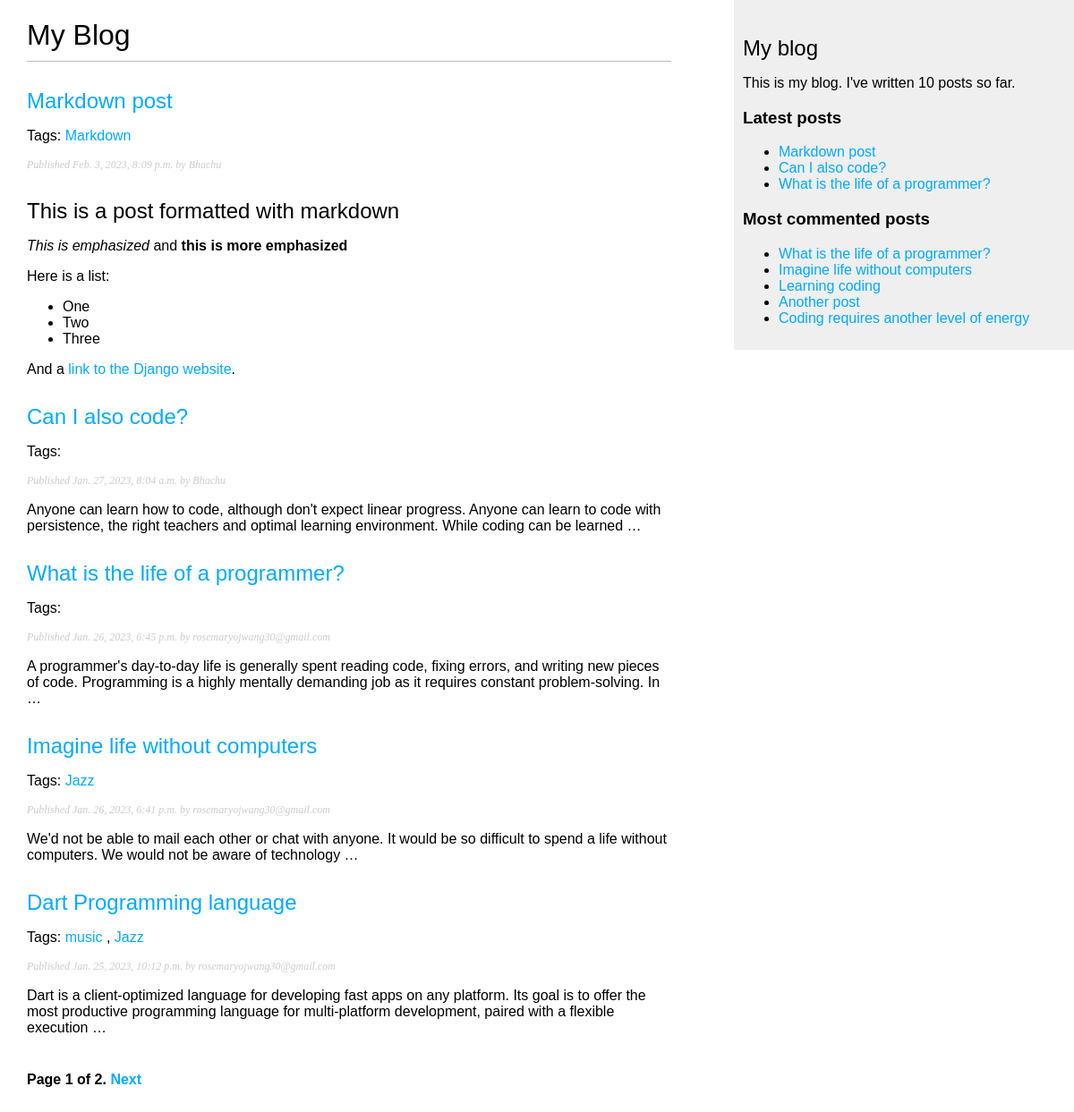
Screenshot of /blog/ with the database file from the repository.
### blog/models.py (models this page shows, shortened)
class Post(models.Model):
    class Status(models.TextChoices):
        DRAFT = 'DF', 'Draft'
        PUBLISHED = 'PB', 'Published'
    title = models.CharField(max_length = 250)
    slug = models.SlugField(max_length = 250,
                            unique_for_date='publish')
    author = models.ForeignKey(User,
                               on_delete=models.CASCADE,
                               related_name='blog_posts')
    body = models.TextField()
    publish = models.DateTimeField(default=timezone.now)
    created = models.DateTimeField(auto_now_add=True)
    updated = models.DateTimeField(auto_now=True)
    status = models.CharField(max_length=2,
                              choices=Status.choices,
                              default=Status.DRAFT)
    objects = models.Manager()
    published = PublishedManager()
    tags = TaggableManager()
    class Meta:
        ordering = ['-publish']
        indexes = [
            models.Index(fields=['-publish']),
        ]
    def get_absolute_url(self):
        return reverse('blog:post_detail',
                       args=[self.publish.year,
                       self.publish.month,
                       self.publish.day,
                       self.slug])

### blog/views.py (the view)
# urls.py: path('', views.post_list, name='post_list'),
def post_list(request, tag_slug=None):
     post_list = Post.published.all()
     tag = None
     if tag_slug:
        tag = get_object_or_404(Tag, slug=tag_slug)
        post_list = post_list.filter(tags__in=[tag])
     paginator = Paginator(post_list, 5)
     page_number = request.GET.get('page')
     try:
        posts = paginator.page(page_number)
     except PageNotAnInteger:
        posts = paginator.page(1)
     except EmptyPage:
        posts = paginator.page(paginator.num_pages)
     return render(request,
                  'blog/post/list.html',
                   {'posts': posts,
                   'tag': tag})

### blog/models.py (called while the page is built)
    def get_queryset(self):
        return super().get_queryset()\
                       .filter(status=Post.Status.PUBLISHED)

### blog/templatetags/blog_tags.py (called while the page is built)
@register.simple_tag
def total_posts():
    return Post.published.count()

@register.simple_tag
def get_most_commented_posts(count=5):
    return Post.published.annotate(
                total_comments=Count('comments')
           ).order_by('-total_comments')[:count]

@register.filter(name='markdown')
def markdown_format(text):
    return mark_safe(markdown.markdown(text))

@register.inclusion_tag('blog/post/latest_posts.html')
def show_latest_posts(count=5):
    latest_posts = Post.published.order_by('-publish')[:count]
    return {'latest_posts': latest_posts}

### blog/templates/blog/post/list.html (shortened to what this page needs)
{% extends "blog/base.html" %}
{% load blog_tags %}
{% block content %}
 <h1>My Blog</h1>
 {% for post in posts %}
  <h2>
    <a href="{{ post.get_absolute_url }}">
      {{ post.title }}
    </a>
  </h2>
  <p class="tags">
    Tags:
    {% for tag in post.tags.all %}
      <a href="{% url "blog:post_list_by_tag" tag.slug %}">
        {{ tag.name }}
      </a>
      {% if not forloop.last %}, {% endif %}
    {% endfor %}
  </p>
  <p class="date">
    Published {{ post.publish }} by {{ post.author }}
  </p>
  {{ post.body|markdown|truncatewords_html:30 }}
 {% endfor %}
 {% include "pagination.html" with page=posts %}
{% endblock %}

### blog/templates/blog/base.html (shortened to what this page needs)
{% load blog_tags %}
{% load static %}
<!DOCTYPE html>
<html lang="en-US">
<head>
    <link href="{% static 'css/blog.css' %}" rel="stylesheet">
</head>
<body>
    <div id="content">
        {% block content %}
        {% endblock %}
    </div>
    <div id="sidebar">
        <h2>My blog</h2>
        <p>This is my blog.
           I've written {% total_posts %} posts so far.
        </p>
        <h3>Latest posts</h3>
        {% show_latest_posts 3 %}
        <h3>Most commented posts</h3>
        {% get_most_commented_posts as most_commented_posts %}
        <ul>
            {% for post in most_commented_posts %}
                <li>
                    <a href="{{ post.get_absolute_url }}">{{ post.title }}</a>
                </li>
            {% endfor %}
        </ul>
    </div>
</body>
</html>

### blog/templates/blog/post/latest_posts.html (shortened to what this page needs)
<!DOCTYPE html>
<html lang="en">
<head>
</head>
<body>
    <ul>
        {% for post in latest_posts %}
        <li>
            <a href="{{ post.get_absolute_url }}">{{ post.title }}</a>
        </li>
        {% endfor %}
    </ul>
</body>
</html>

### static/css/blog.css (style rules this page uses)
body { margin:0; padding:0; font-family:helvetica, sans-serif; }
a { color:#00abff; text-decoration:none; }
h1 { font-weight:normal; border-bottom:1px solid #bbb; padding:0 0 10px 0; }
h2 { font-weight:normal; margin:30px 0 0; }
#content { float:left; width:60%; padding:0 0 0 30px; }
#sidebar { float:right; width:30%; padding:10px; background:#efefef; height:100%; }
p.date { color:#ccc; font-family: georgia, serif; font-size: 12px; font-style: italic; }

### rows the page displays
Post: title "Markdown post", publish "Feb. 3, 2023, 8:09 p.m.", author "Bhachu", body "This is a post formatted with markdown This is emphasized and this is more emphasized Here is a list: One Two Three And a link to the Django website ."
Tag: name "Markdown"
Post: title "Can I also code?", publish "Jan. 27, 2023, 8:04 a.m.", author "Bhachu", body "Anyone can learn how to code, although don't expect linear progress. Anyone can learn to code with persistence, the right teachers and optimal learning environment. While coding can be learned …"
Post: title "What is the life of a programmer?", publish "Jan. 26, 2023, 6:45 p.m.", author "rosemaryojwang30@gmail.com", body "A programmer's day-to-day life is generally spent reading code, fixing errors, and writing new pieces of code. Programming is a highly mentally demanding job as it requires constant problem-solving. In …"
Post: title "Imagine life without computers", publish "Jan. 26, 2023, 6:41 p.m.", author "rosemaryojwang30@gmail.com", body "We'd not be able to mail each other or chat with anyone. It would be so difficult to spend a life without computers. We would not be aware of technology …"
Tag: name "Jazz"
Post: title "Dart Programming language", publish "Jan. 25, 2023, 10:12 p.m.", author "rosemaryojwang30@gmail.com", body "Dart is a client-optimized language for developing fast apps on any platform. Its goal is to offer the most productive programming language for multi-platform development, paired with a flexible execution …"
Tag: name "music"
Post: title "Learning coding"
Post: title "Another post"
Post: title "Coding requires another level of energy"

### other values shown
{{ page.number }} "1"
{{ page.paginator.num_pages }} "2"
